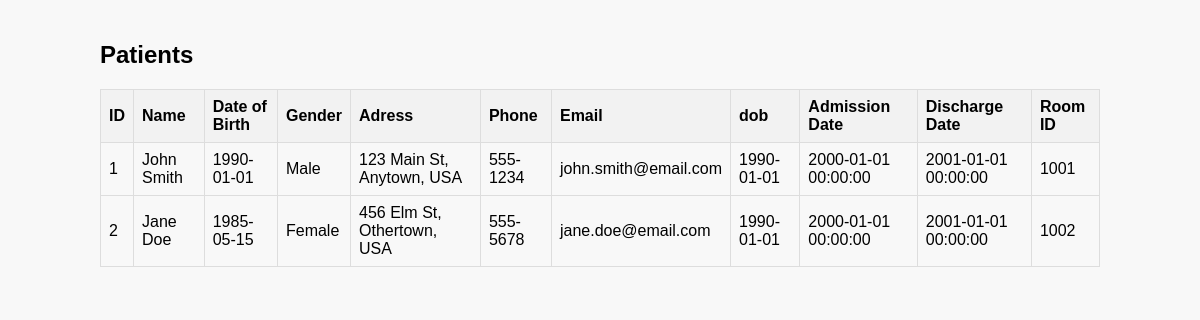
Screenshot of /admin/list/list_patients.php with the database file from the repository.
### tables this page shows
CREATE TABLE patients (
  patient_id INT PRIMARY KEY,
  name VARCHAR(50),
  date_of_birth DATE,
  gender VARCHAR(10),
  address VARCHAR(100),
  phone_number VARCHAR(20),
  email VARCHAR(100),
  dob DATE NOT NULL,
  admission_date DATETIME NOT NULL,
  discharge_date DATETIME,
  room_id INT,
  FOREIGN KEY (room_id) REFERENCES rooms(id)
);

### admin/list/list_patients.php (the view, shortened to what this page needs)
<!DOCTYPE html>
<html>
<head>
    <link rel="stylesheet" type="text/css" href="csss.css">
</head>
<body>
	<div class="container">
		<h2>Patients</h2>
		<table>
			<tr>
				<th>ID</th>
				<th>Name</th>
				<th>Date of Birth</th>
				<th>Gender</th>
				<th>Adress</th>
				<th>Phone</th>
				<th>Email</th>
				<th>dob</th>
				<th>Admission Date</th>
				<th>Discharge Date</th>
				<th>Room ID</th>
			</tr>
			<?php
			 include 'config.php';
				$sql = "SELECT * FROM patients";
				$result = mysqli_query($conn, $sql);
				while ($row = mysqli_fetch_assoc($result)) {
					echo "<tr>";
					echo "<td>" . $row['patient_id'] . "</td>";
					echo "<td>" . $row['name'] . "</td>";
					echo "<td>" . $row['date_of_birth'] . "</td>";
					echo "<td>" . $row['gender'] . "</td>";
					echo "<td>" . $row['address'] . "</td>";
					echo "<td>" . $row['phone_number'] . "</td>";
					echo "<td>" . $row['email'] . "</td>";
					echo "<td>" . $row['dob'] . "</td>";
					echo "<td>" . $row['admission_date'] . "</td>";
					echo "<td>" . $row['discharge_date'] . "</td>";
					echo "<td>" . $row['room_id'] . "</td>";
					echo "</tr>";
				}
			?>
		</table>
	</div>
</body>
</html>

### admin/list/csss.css (style rules this page uses)
body { font-family: Arial, sans-serif; background-color: #f8f8f8; margin: 0; }
.container { max-width: 1000px; margin: 0 auto; padding: 1px; }
h2 { margin-top: 40px; }
table { border-collapse: collapse; width: 100%; }
th, td { border: 1px solid #ddd; padding: 8px; text-align: left; }
th { background-color: #f2f2f2; }

### rows the page displays
patients: patient_id "1", name "John Smith", date_of_birth "1990-01-01", gender "Male", address "123 Main St, Anytown, USA", phone_number "555-1234", email "john.smith@email.com", dob "1990-01-01", admission_date "2000-01-01 00:00:00", discharge_date "2001-01-01 00:00:00", room "1001"
patients: patient_id "2", name "Jane Doe", date_of_birth "1985-05-15", gender "Female", address "456 Elm St, Othertown, USA", phone_number "555-5678", email "jane.doe@email.com", dob "1990-01-01", admission_date "2000-01-01 00:00:00", discharge_date "2001-01-01 00:00:00", room "1002"
